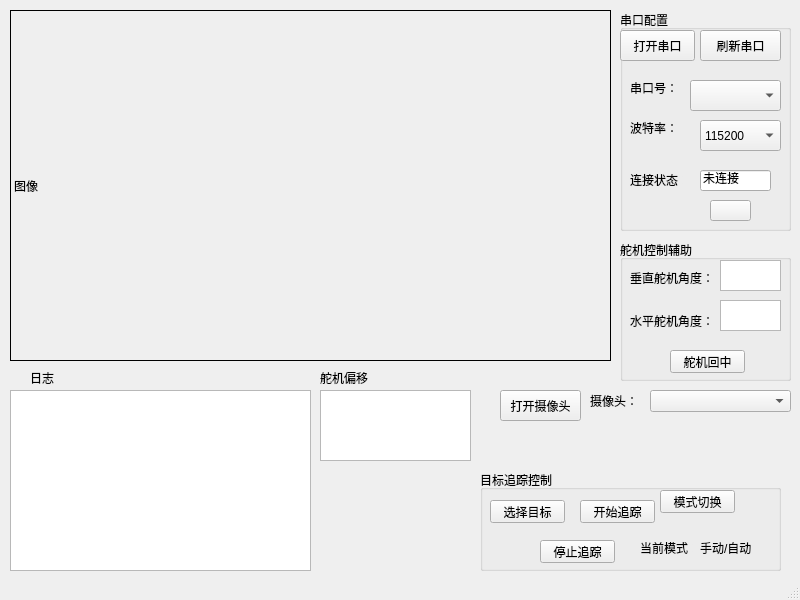
<?xml version="1.0" encoding="UTF-8"?>
<ui version="4.0">
 <class>MainWindow</class>
 <widget class="QMainWindow" name="MainWindow">
  <property name="geometry">
   <rect>
    <x>0</x>
    <y>0</y>
    <width>800</width>
    <height>600</height>
   </rect>
  </property>
  <property name="windowTitle">
   <string>MainWindow</string>
  </property>
  <widget class="QWidget" name="centralwidget">
   <widget class="QLabel" name="imageLabel">
    <property name="geometry">
     <rect>
      <x>10</x>
      <y>10</y>
      <width>601</width>
      <height>351</height>
     </rect>
    </property>
    <property name="sizePolicy">
     <sizepolicy hsizetype="Preferred" vsizetype="Preferred">
      <horstretch>0</horstretch>
      <verstretch>0</verstretch>
     </sizepolicy>
    </property>
    <property name="styleSheet">
     <string notr="true">border:1px solid black</string>
    </property>
    <property name="text">
     <string>图像</string>
    </property>
    <property name="scaledContents">
     <bool>true</bool>
    </property>
   </widget>
   <widget class="QGroupBox" name="groupBox">
    <property name="geometry">
     <rect>
      <x>620</x>
      <y>10</y>
      <width>171</width>
      <height>221</height>
     </rect>
    </property>
    <property name="title">
     <string>串口配置</string>
    </property>
    <widget class="QPushButton" name="pushButton">
     <property name="geometry">
      <rect>
       <x>0</x>
       <y>20</y>
       <width>75</width>
       <height>31</height>
      </rect>
     </property>
     <property name="text">
      <string>打开串口</string>
     </property>
    </widget>
    <widget class="QLabel" name="label_2">
     <property name="geometry">
      <rect>
       <x>10</x>
       <y>70</y>
       <width>53</width>
       <height>15</height>
      </rect>
     </property>
     <property name="text">
      <string>串口号：</string>
     </property>
    </widget>
    <widget class="QLabel" name="label_3">
     <property name="geometry">
      <rect>
       <x>10</x>
       <y>110</y>
       <width>53</width>
       <height>15</height>
      </rect>
     </property>
     <property name="text">
      <string>波特率：</string>
     </property>
    </widget>
    <widget class="QLabel" name="label_4">
     <property name="geometry">
      <rect>
       <x>10</x>
       <y>160</y>
       <width>53</width>
       <height>20</height>
      </rect>
     </property>
     <property name="text">
      <string>连接状态：</string>
     </property>
    </widget>
    <widget class="QComboBox" name="comboBox">
     <property name="geometry">
      <rect>
       <x>70</x>
       <y>70</y>
       <width>91</width>
       <height>31</height>
      </rect>
     </property>
    </widget>
    <widget class="QComboBox" name="comboBox_2">
     <property name="geometry">
      <rect>
       <x>80</x>
       <y>110</y>
       <width>81</width>
       <height>31</height>
      </rect>
     </property>
     <item>
      <property name="text">
       <string>115200</string>
      </property>
     </item>
    </widget>
    <widget class="QLineEdit" name="lineEdit">
     <property name="geometry">
      <rect>
       <x>80</x>
       <y>160</y>
       <width>71</width>
       <height>21</height>
      </rect>
     </property>
     <property name="text">
      <string>未连接</string>
     </property>
     <property name="readOnly">
      <bool>true</bool>
     </property>
    </widget>
    <widget class="QPushButton" name="pushButton_8">
     <property name="geometry">
      <rect>
       <x>80</x>
       <y>20</y>
       <width>81</width>
       <height>31</height>
      </rect>
     </property>
     <property name="text">
      <string>刷新串口</string>
     </property>
    </widget>
    <widget class="QPushButton" name="LED1">
     <property name="geometry">
      <rect>
       <x>90</x>
       <y>190</y>
       <width>41</width>
       <height>21</height>
      </rect>
     </property>
     <property name="text">
      <string/>
     </property>
    </widget>
   </widget>
   <widget class="QGroupBox" name="groupBox_2">
    <property name="geometry">
     <rect>
      <x>620</x>
      <y>240</y>
      <width>171</width>
      <height>141</height>
     </rect>
    </property>
    <property name="title">
     <string>舵机控制辅助</string>
    </property>
    <widget class="QLabel" name="label_9">
     <property name="geometry">
      <rect>
       <x>10</x>
       <y>30</y>
       <width>81</width>
       <height>16</height>
      </rect>
     </property>
     <property name="text">
      <string>垂直舵机角度：</string>
     </property>
    </widget>
    <widget class="QPushButton" name="pushButton_2">
     <property name="geometry">
      <rect>
       <x>50</x>
       <y>110</y>
       <width>75</width>
       <height>23</height>
      </rect>
     </property>
     <property name="text">
      <string>舵机回中</string>
     </property>
    </widget>
    <widget class="QPlainTextEdit" name="plainTextEdit_3">
     <property name="geometry">
      <rect>
       <x>100</x>
       <y>20</y>
       <width>61</width>
       <height>31</height>
      </rect>
     </property>
     <property name="readOnly">
      <bool>true</bool>
     </property>
    </widget>
    <widget class="QPlainTextEdit" name="plainTextEdit_4">
     <property name="geometry">
      <rect>
       <x>100</x>
       <y>60</y>
       <width>61</width>
       <height>31</height>
      </rect>
     </property>
     <property name="readOnly">
      <bool>true</bool>
     </property>
    </widget>
    <widget class="QLabel" name="label_8">
     <property name="geometry">
      <rect>
       <x>10</x>
       <y>70</y>
       <width>81</width>
       <height>21</height>
      </rect>
     </property>
     <property name="text">
      <string>水平舵机角度：</string>
     </property>
    </widget>
   </widget>
   <widget class="QGroupBox" name="groupBox_3">
    <property name="geometry">
     <rect>
      <x>480</x>
      <y>470</y>
      <width>301</width>
      <height>101</height>
     </rect>
    </property>
    <property name="title">
     <string>目标追踪控制</string>
    </property>
    <widget class="QPushButton" name="btnSelectTarget">
     <property name="geometry">
      <rect>
       <x>10</x>
       <y>30</y>
       <width>75</width>
       <height>23</height>
      </rect>
     </property>
     <property name="text">
      <string>选择目标</string>
     </property>
    </widget>
    <widget class="QPushButton" name="btnStartTracking">
     <property name="geometry">
      <rect>
       <x>100</x>
       <y>30</y>
       <width>75</width>
       <height>23</height>
      </rect>
     </property>
     <property name="text">
      <string>开始追踪</string>
     </property>
    </widget>
    <widget class="QPushButton" name="btnStopTracking">
     <property name="geometry">
      <rect>
       <x>60</x>
       <y>70</y>
       <width>75</width>
       <height>23</height>
      </rect>
     </property>
     <property name="text">
      <string>停止追踪</string>
     </property>
    </widget>
    <widget class="QPushButton" name="pushButton_3">
     <property name="geometry">
      <rect>
       <x>180</x>
       <y>20</y>
       <width>75</width>
       <height>23</height>
      </rect>
     </property>
     <property name="text">
      <string>模式切换</string>
     </property>
    </widget>
    <widget class="QLabel" name="label_10">
     <property name="geometry">
      <rect>
       <x>160</x>
       <y>70</y>
       <width>53</width>
       <height>15</height>
      </rect>
     </property>
     <property name="text">
      <string>当前模式：</string>
     </property>
    </widget>
    <widget class="QLabel" name="label_11">
     <property name="geometry">
      <rect>
       <x>220</x>
       <y>70</y>
       <width>61</width>
       <height>16</height>
      </rect>
     </property>
     <property name="text">
      <string>手动/自动</string>
     </property>
    </widget>
   </widget>
   <widget class="QPlainTextEdit" name="plainTextEdit_2">
    <property name="geometry">
     <rect>
      <x>10</x>
      <y>390</y>
      <width>301</width>
      <height>181</height>
     </rect>
    </property>
    <property name="readOnly">
     <bool>true</bool>
    </property>
   </widget>
   <widget class="QComboBox" name="comboBox_3">
    <property name="geometry">
     <rect>
      <x>650</x>
      <y>390</y>
      <width>141</width>
      <height>22</height>
     </rect>
    </property>
   </widget>
   <widget class="QLabel" name="label">
    <property name="geometry">
     <rect>
      <x>30</x>
      <y>370</y>
      <width>53</width>
      <height>15</height>
     </rect>
    </property>
    <property name="text">
     <string>日志</string>
    </property>
   </widget>
   <widget class="QLabel" name="label_6">
    <property name="geometry">
     <rect>
      <x>590</x>
      <y>390</y>
      <width>51</width>
      <height>21</height>
     </rect>
    </property>
    <property name="text">
     <string>摄像头：</string>
    </property>
   </widget>
   <widget class="QPushButton" name="pushButton_9">
    <property name="geometry">
     <rect>
      <x>500</x>
      <y>390</y>
      <width>81</width>
      <height>31</height>
     </rect>
    </property>
    <property name="text">
     <string>打开摄像头</string>
    </property>
   </widget>
   <widget class="QPlainTextEdit" name="plainTextEdit">
    <property name="geometry">
     <rect>
      <x>320</x>
      <y>390</y>
      <width>151</width>
      <height>71</height>
     </rect>
    </property>
    <property name="readOnly">
     <bool>true</bool>
    </property>
   </widget>
   <widget class="QLabel" name="label_5">
    <property name="geometry">
     <rect>
      <x>320</x>
      <y>370</y>
      <width>53</width>
      <height>15</height>
     </rect>
    </property>
    <property name="text">
     <string>舵机偏移</string>
    </property>
   </widget>
  </widget>
  <widget class="QStatusBar" name="statusbar"/>
  <action name="action1">
   <property name="text">
    <string>新建</string>
   </property>
  </action>
  <action name="actiontxt">
   <property name="text">
    <string>txt</string>
   </property>
  </action>
 </widget>
 <resources/>
 <connections/>
</ui>
